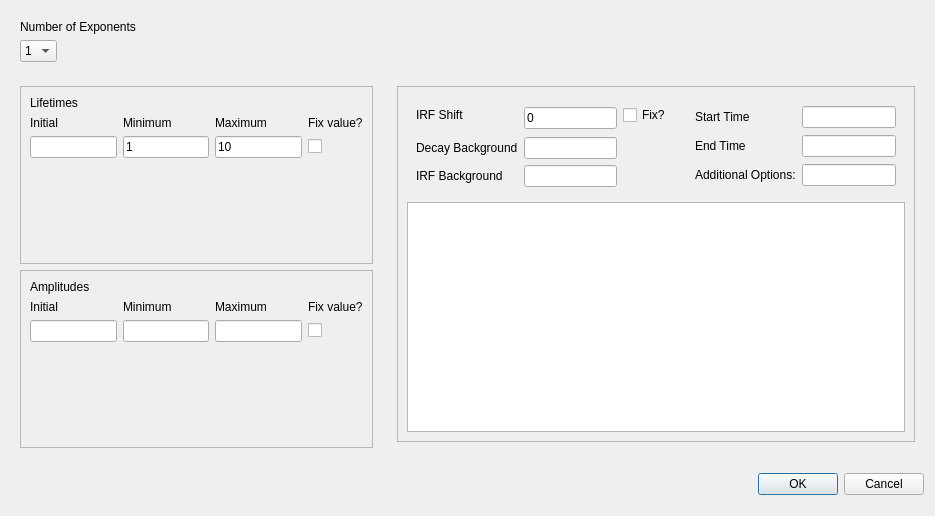
<?xml version="1.0" encoding="UTF-8"?>
<ui version="4.0">
 <class>Dialog</class>
 <widget class="QDialog" name="Dialog">
  <property name="geometry">
   <rect>
    <x>0</x>
    <y>0</y>
    <width>935</width>
    <height>516</height>
   </rect>
  </property>
  <property name="windowTitle">
   <string>Dialog</string>
  </property>
  <layout class="QGridLayout" name="gridLayout_7">
   <item row="3" column="0">
    <spacer name="verticalSpacer_8">
     <property name="orientation">
      <enum>Qt::Vertical</enum>
     </property>
     <property name="sizeHint" stdset="0">
      <size>
       <width>20</width>
       <height>40</height>
      </size>
     </property>
    </spacer>
   </item>
   <item row="0" column="0">
    <widget class="QFrame" name="frame_3">
     <property name="frameShape">
      <enum>QFrame::NoFrame</enum>
     </property>
     <property name="frameShadow">
      <enum>QFrame::Raised</enum>
     </property>
     <property name="lineWidth">
      <number>0</number>
     </property>
     <layout class="QFormLayout" name="formLayout_2">
      <item row="0" column="0">
       <widget class="QLabel" name="label">
        <property name="text">
         <string>Number of Exponents</string>
        </property>
       </widget>
      </item>
      <item row="1" column="0">
       <widget class="QComboBox" name="combNumExp">
        <item>
         <property name="text">
          <string>1</string>
         </property>
        </item>
        <item>
         <property name="text">
          <string>2</string>
         </property>
        </item>
        <item>
         <property name="text">
          <string>3</string>
         </property>
        </item>
       </widget>
      </item>
     </layout>
    </widget>
   </item>
   <item row="3" column="2">
    <widget class="QDialogButtonBox" name="buttonBox">
     <property name="orientation">
      <enum>Qt::Horizontal</enum>
     </property>
     <property name="standardButtons">
      <set>QDialogButtonBox::Cancel|QDialogButtonBox::Ok</set>
     </property>
    </widget>
   </item>
   <item row="1" column="0" rowspan="2">
    <widget class="QFrame" name="frame_4">
     <property name="maximumSize">
      <size>
       <width>400</width>
       <height>16777215</height>
      </size>
     </property>
     <property name="frameShape">
      <enum>QFrame::NoFrame</enum>
     </property>
     <property name="frameShadow">
      <enum>QFrame::Raised</enum>
     </property>
     <layout class="QVBoxLayout" name="verticalLayout_2">
      <item>
       <widget class="QStackedWidget" name="stackedWidget">
        <property name="frameShape">
         <enum>QFrame::StyledPanel</enum>
        </property>
        <property name="lineWidth">
         <number>1</number>
        </property>
        <property name="midLineWidth">
         <number>1</number>
        </property>
        <property name="currentIndex">
         <number>0</number>
        </property>
        <widget class="QWidget" name="page">
         <layout class="QGridLayout" name="gridLayout">
          <item row="1" column="0">
           <widget class="QLabel" name="label_3">
            <property name="text">
             <string>Initial</string>
            </property>
           </widget>
          </item>
          <item row="0" column="0">
           <widget class="QLabel" name="label_2">
            <property name="text">
             <string>Lifetimes</string>
            </property>
           </widget>
          </item>
          <item row="3" column="1">
           <spacer name="verticalSpacer_2">
            <property name="orientation">
             <enum>Qt::Vertical</enum>
            </property>
            <property name="sizeHint" stdset="0">
             <size>
              <width>20</width>
              <height>40</height>
             </size>
            </property>
           </spacer>
          </item>
          <item row="1" column="1">
           <widget class="QLabel" name="label_4">
            <property name="text">
             <string>Minimum</string>
            </property>
           </widget>
          </item>
          <item row="2" column="1">
           <widget class="QLineEdit" name="line1Min">
            <property name="text">
             <string>1</string>
            </property>
           </widget>
          </item>
          <item row="1" column="3">
           <widget class="QLabel" name="label_6">
            <property name="text">
             <string>Fix value?</string>
            </property>
           </widget>
          </item>
          <item row="2" column="0">
           <widget class="QLineEdit" name="line1Init"/>
          </item>
          <item row="2" column="2">
           <widget class="QLineEdit" name="line1Max">
            <property name="text">
             <string>10</string>
            </property>
           </widget>
          </item>
          <item row="1" column="2">
           <widget class="QLabel" name="label_5">
            <property name="text">
             <string>Maximum</string>
            </property>
           </widget>
          </item>
          <item row="2" column="3">
           <widget class="QCheckBox" name="check1Fix">
            <property name="text">
             <string/>
            </property>
           </widget>
          </item>
         </layout>
        </widget>
        <widget class="QWidget" name="page_2">
         <layout class="QGridLayout" name="gridLayout_3">
          <item row="3" column="4">
           <widget class="QLineEdit" name="line2Max2">
            <property name="text">
             <string>10</string>
            </property>
           </widget>
          </item>
          <item row="3" column="5">
           <widget class="QCheckBox" name="check2Fix2">
            <property name="text">
             <string/>
            </property>
           </widget>
          </item>
          <item row="2" column="5">
           <widget class="QCheckBox" name="check2Fix1">
            <property name="text">
             <string/>
            </property>
           </widget>
          </item>
          <item row="2" column="1">
           <widget class="QLineEdit" name="line2Min1">
            <property name="text">
             <string>0</string>
            </property>
           </widget>
          </item>
          <item row="3" column="1">
           <widget class="QLineEdit" name="line2Min2">
            <property name="text">
             <string>0</string>
            </property>
           </widget>
          </item>
          <item row="1" column="5">
           <widget class="QLabel" name="label_10">
            <property name="text">
             <string>Fix value?</string>
            </property>
           </widget>
          </item>
          <item row="1" column="0">
           <widget class="QLabel" name="label_9">
            <property name="text">
             <string>Initial</string>
            </property>
           </widget>
          </item>
          <item row="3" column="0">
           <widget class="QLineEdit" name="line2Init2"/>
          </item>
          <item row="1" column="4">
           <widget class="QLabel" name="label_8">
            <property name="text">
             <string>Maximum</string>
            </property>
           </widget>
          </item>
          <item row="0" column="0">
           <widget class="QLabel" name="label_11">
            <property name="text">
             <string>Lifetimes</string>
            </property>
           </widget>
          </item>
          <item row="2" column="0">
           <widget class="QLineEdit" name="line2Init1"/>
          </item>
          <item row="2" column="4">
           <widget class="QLineEdit" name="line2Max1">
            <property name="text">
             <string>10</string>
            </property>
           </widget>
          </item>
          <item row="1" column="1">
           <widget class="QLabel" name="label_7">
            <property name="text">
             <string>Minimum</string>
            </property>
           </widget>
          </item>
          <item row="4" column="1">
           <spacer name="verticalSpacer_5">
            <property name="orientation">
             <enum>Qt::Vertical</enum>
            </property>
            <property name="sizeHint" stdset="0">
             <size>
              <width>20</width>
              <height>40</height>
             </size>
            </property>
           </spacer>
          </item>
         </layout>
        </widget>
        <widget class="QWidget" name="page_3">
         <layout class="QGridLayout" name="gridLayout_4">
          <item row="3" column="1">
           <widget class="QLineEdit" name="line3Min2"/>
          </item>
          <item row="3" column="3">
           <widget class="QCheckBox" name="check3Fix2">
            <property name="text">
             <string/>
            </property>
           </widget>
          </item>
          <item row="4" column="3">
           <widget class="QCheckBox" name="check3Fix3">
            <property name="text">
             <string/>
            </property>
           </widget>
          </item>
          <item row="1" column="3">
           <widget class="QLabel" name="label_15">
            <property name="text">
             <string>Fix value?</string>
            </property>
           </widget>
          </item>
          <item row="4" column="0">
           <widget class="QLineEdit" name="line3Init3"/>
          </item>
          <item row="4" column="1">
           <widget class="QLineEdit" name="line3Min3"/>
          </item>
          <item row="1" column="2">
           <widget class="QLabel" name="label_13">
            <property name="text">
             <string>Maximum</string>
            </property>
           </widget>
          </item>
          <item row="0" column="0">
           <widget class="QLabel" name="label_16">
            <property name="text">
             <string>Lifetimes</string>
            </property>
           </widget>
          </item>
          <item row="2" column="1">
           <widget class="QLineEdit" name="line3Min1"/>
          </item>
          <item row="2" column="3">
           <widget class="QCheckBox" name="check3Fix1">
            <property name="text">
             <string/>
            </property>
           </widget>
          </item>
          <item row="1" column="1">
           <widget class="QLabel" name="label_12">
            <property name="text">
             <string>Minimum</string>
            </property>
           </widget>
          </item>
          <item row="2" column="2">
           <widget class="QLineEdit" name="line3Max1"/>
          </item>
          <item row="4" column="2">
           <widget class="QLineEdit" name="line3Max3"/>
          </item>
          <item row="1" column="0">
           <widget class="QLabel" name="label_14">
            <property name="text">
             <string>Initial</string>
            </property>
           </widget>
          </item>
          <item row="3" column="2">
           <widget class="QLineEdit" name="line3Max2"/>
          </item>
          <item row="2" column="0">
           <widget class="QLineEdit" name="line3Init1"/>
          </item>
          <item row="3" column="0">
           <widget class="QLineEdit" name="line3Init2"/>
          </item>
          <item row="5" column="2">
           <spacer name="verticalSpacer_6">
            <property name="orientation">
             <enum>Qt::Vertical</enum>
            </property>
            <property name="sizeHint" stdset="0">
             <size>
              <width>20</width>
              <height>40</height>
             </size>
            </property>
           </spacer>
          </item>
         </layout>
        </widget>
       </widget>
      </item>
      <item>
       <widget class="QStackedWidget" name="stackedWidget_2">
        <property name="frameShape">
         <enum>QFrame::StyledPanel</enum>
        </property>
        <property name="currentIndex">
         <number>0</number>
        </property>
        <widget class="QWidget" name="page_4">
         <layout class="QGridLayout" name="gridLayout_2">
          <item row="2" column="1">
           <widget class="QLineEdit" name="line1AmpMin"/>
          </item>
          <item row="2" column="3">
           <widget class="QCheckBox" name="check1AmpFix">
            <property name="text">
             <string/>
            </property>
           </widget>
          </item>
          <item row="1" column="3">
           <widget class="QLabel" name="label_20">
            <property name="text">
             <string>Fix value?</string>
            </property>
           </widget>
          </item>
          <item row="0" column="0">
           <widget class="QLabel" name="label_18">
            <property name="text">
             <string>Amplitudes</string>
            </property>
           </widget>
          </item>
          <item row="2" column="0">
           <widget class="QLineEdit" name="line1AmpInit"/>
          </item>
          <item row="1" column="2">
           <widget class="QLabel" name="label_21">
            <property name="text">
             <string>Maximum</string>
            </property>
           </widget>
          </item>
          <item row="1" column="0">
           <widget class="QLabel" name="label_17">
            <property name="text">
             <string>Initial</string>
            </property>
           </widget>
          </item>
          <item row="2" column="2">
           <widget class="QLineEdit" name="line1AmpMax"/>
          </item>
          <item row="1" column="1">
           <widget class="QLabel" name="label_19">
            <property name="text">
             <string>Minimum</string>
            </property>
           </widget>
          </item>
          <item row="3" column="1">
           <spacer name="verticalSpacer_3">
            <property name="orientation">
             <enum>Qt::Vertical</enum>
            </property>
            <property name="sizeHint" stdset="0">
             <size>
              <width>20</width>
              <height>40</height>
             </size>
            </property>
           </spacer>
          </item>
         </layout>
        </widget>
        <widget class="QWidget" name="page_5">
         <layout class="QGridLayout" name="gridLayout_5">
          <item row="1" column="5">
           <widget class="QLabel" name="label_22">
            <property name="text">
             <string>Fix value?</string>
            </property>
           </widget>
          </item>
          <item row="3" column="0">
           <widget class="QLineEdit" name="line2AmpInit2"/>
          </item>
          <item row="1" column="4">
           <widget class="QLabel" name="label_24">
            <property name="text">
             <string>Maximum</string>
            </property>
           </widget>
          </item>
          <item row="0" column="0">
           <widget class="QLabel" name="label_25">
            <property name="text">
             <string>Amplitudes</string>
            </property>
           </widget>
          </item>
          <item row="3" column="5">
           <widget class="QCheckBox" name="check2AmpFix2">
            <property name="text">
             <string/>
            </property>
           </widget>
          </item>
          <item row="2" column="4">
           <widget class="QLineEdit" name="line2AmpMax1">
            <property name="text">
             <string>100000</string>
            </property>
           </widget>
          </item>
          <item row="2" column="0">
           <widget class="QLineEdit" name="line2AmpInit1"/>
          </item>
          <item row="3" column="4">
           <widget class="QLineEdit" name="line2AmpMax2">
            <property name="text">
             <string>100000</string>
            </property>
           </widget>
          </item>
          <item row="3" column="1">
           <widget class="QLineEdit" name="line2AmpMin2">
            <property name="text">
             <string>0</string>
            </property>
           </widget>
          </item>
          <item row="1" column="1">
           <widget class="QLabel" name="label_26">
            <property name="text">
             <string>Minimum</string>
            </property>
           </widget>
          </item>
          <item row="2" column="5">
           <widget class="QCheckBox" name="check2AmpFix1">
            <property name="text">
             <string/>
            </property>
           </widget>
          </item>
          <item row="2" column="1">
           <widget class="QLineEdit" name="line2AmpMin1">
            <property name="text">
             <string>0</string>
            </property>
           </widget>
          </item>
          <item row="1" column="0">
           <widget class="QLabel" name="label_23">
            <property name="text">
             <string>Initial</string>
            </property>
           </widget>
          </item>
          <item row="4" column="1">
           <spacer name="verticalSpacer_4">
            <property name="orientation">
             <enum>Qt::Vertical</enum>
            </property>
            <property name="sizeHint" stdset="0">
             <size>
              <width>20</width>
              <height>40</height>
             </size>
            </property>
           </spacer>
          </item>
         </layout>
        </widget>
        <widget class="QWidget" name="page_6">
         <layout class="QGridLayout" name="gridLayout_6">
          <item row="3" column="0">
           <widget class="QLineEdit" name="line3AmpInit2"/>
          </item>
          <item row="1" column="0">
           <widget class="QLabel" name="label_28">
            <property name="text">
             <string>Initial</string>
            </property>
           </widget>
          </item>
          <item row="1" column="1">
           <widget class="QLabel" name="label_29">
            <property name="text">
             <string>Minimum</string>
            </property>
           </widget>
          </item>
          <item row="3" column="2">
           <widget class="QLineEdit" name="line3AmpMax2"/>
          </item>
          <item row="4" column="0">
           <widget class="QLineEdit" name="line3AmpInit3"/>
          </item>
          <item row="2" column="2">
           <widget class="QLineEdit" name="line3AmpMax1"/>
          </item>
          <item row="1" column="3">
           <widget class="QLabel" name="label_31">
            <property name="text">
             <string>Fix value?</string>
            </property>
           </widget>
          </item>
          <item row="4" column="2">
           <widget class="QLineEdit" name="line3AmpMax3"/>
          </item>
          <item row="3" column="1">
           <widget class="QLineEdit" name="line3AmpMin2"/>
          </item>
          <item row="4" column="1">
           <widget class="QLineEdit" name="line3AmpMin3"/>
          </item>
          <item row="2" column="3">
           <widget class="QCheckBox" name="check3AmpFix1">
            <property name="text">
             <string/>
            </property>
           </widget>
          </item>
          <item row="3" column="3">
           <widget class="QCheckBox" name="check3AmpFix2">
            <property name="text">
             <string/>
            </property>
           </widget>
          </item>
          <item row="2" column="0">
           <widget class="QLineEdit" name="line3AmpInit1"/>
          </item>
          <item row="4" column="3">
           <widget class="QCheckBox" name="check3AmpFix3">
            <property name="text">
             <string/>
            </property>
           </widget>
          </item>
          <item row="0" column="0">
           <widget class="QLabel" name="label_27">
            <property name="text">
             <string>Amplitudes</string>
            </property>
           </widget>
          </item>
          <item row="1" column="2">
           <widget class="QLabel" name="label_30">
            <property name="text">
             <string>Maximum</string>
            </property>
           </widget>
          </item>
          <item row="2" column="1">
           <widget class="QLineEdit" name="line3AmpMin1"/>
          </item>
          <item row="5" column="1">
           <spacer name="verticalSpacer_7">
            <property name="orientation">
             <enum>Qt::Vertical</enum>
            </property>
            <property name="sizeHint" stdset="0">
             <size>
              <width>20</width>
              <height>40</height>
             </size>
            </property>
           </spacer>
          </item>
         </layout>
        </widget>
       </widget>
      </item>
     </layout>
    </widget>
   </item>
   <item row="1" column="2">
    <widget class="QFrame" name="frame_5">
     <property name="frameShape">
      <enum>QFrame::NoFrame</enum>
     </property>
     <property name="frameShadow">
      <enum>QFrame::Raised</enum>
     </property>
     <layout class="QGridLayout" name="gridLayout_9">
      <item row="2" column="0" colspan="2">
       <widget class="QFrame" name="right_frame">
        <property name="frameShape">
         <enum>QFrame::StyledPanel</enum>
        </property>
        <property name="frameShadow">
         <enum>QFrame::Raised</enum>
        </property>
        <layout class="QGridLayout" name="gridLayout_10">
         <item row="1" column="0">
          <widget class="QFrame" name="frame">
           <property name="frameShape">
            <enum>QFrame::NoFrame</enum>
           </property>
           <property name="frameShadow">
            <enum>QFrame::Raised</enum>
           </property>
           <property name="lineWidth">
            <number>0</number>
           </property>
           <layout class="QGridLayout" name="gridLayout_8">
            <item row="2" column="0">
             <widget class="QLabel" name="label_33">
              <property name="text">
               <string>Decay Background</string>
              </property>
             </widget>
            </item>
            <item row="0" column="0">
             <widget class="QLabel" name="label_32">
              <property name="text">
               <string>IRF Shift</string>
              </property>
             </widget>
            </item>
            <item row="3" column="0">
             <widget class="QLabel" name="label_34">
              <property name="text">
               <string>IRF Background</string>
              </property>
             </widget>
            </item>
            <item row="3" column="1" colspan="2">
             <widget class="QLineEdit" name="lineIRFBG"/>
            </item>
            <item row="0" column="3">
             <widget class="QCheckBox" name="checkFixIRF">
              <property name="text">
               <string>Fix?</string>
              </property>
             </widget>
            </item>
            <item row="0" column="1" rowspan="2" colspan="2">
             <widget class="QLineEdit" name="lineShift">
              <property name="text">
               <string>0</string>
              </property>
             </widget>
            </item>
            <item row="2" column="1" colspan="2">
             <widget class="QLineEdit" name="lineDecayBG"/>
            </item>
           </layout>
          </widget>
         </item>
         <item row="1" column="1">
          <widget class="QFrame" name="frame_7">
           <property name="frameShape">
            <enum>QFrame::NoFrame</enum>
           </property>
           <property name="frameShadow">
            <enum>QFrame::Raised</enum>
           </property>
           <property name="lineWidth">
            <number>0</number>
           </property>
           <layout class="QGridLayout" name="gridLayout_11">
            <item row="0" column="0">
             <widget class="QLabel" name="label_35">
              <property name="text">
               <string>Start Time</string>
              </property>
             </widget>
            </item>
            <item row="0" column="1">
             <widget class="QLineEdit" name="lineStartTime"/>
            </item>
            <item row="1" column="0">
             <widget class="QLabel" name="label_36">
              <property name="text">
               <string>End Time</string>
              </property>
             </widget>
            </item>
            <item row="1" column="1">
             <widget class="QLineEdit" name="lineEndTime"/>
            </item>
            <item row="2" column="0">
             <widget class="QLabel" name="label_37">
              <property name="text">
               <string>Additional Options:</string>
              </property>
             </widget>
            </item>
            <item row="2" column="1">
             <widget class="QLineEdit" name="lineAddOpt"/>
            </item>
           </layout>
          </widget>
         </item>
         <item row="2" column="0" colspan="2">
          <widget class="PlotWidget" name="pgFitParam"/>
         </item>
        </layout>
       </widget>
      </item>
     </layout>
    </widget>
   </item>
  </layout>
 </widget>
 <customwidgets>
  <customwidget>
   <class>PlotWidget</class>
   <extends>QGraphicsView</extends>
   <header>pyqtgraph.h</header>
  </customwidget>
 </customwidgets>
 <resources/>
 <connections>
  <connection>
   <sender>buttonBox</sender>
   <signal>accepted()</signal>
   <receiver>Dialog</receiver>
   <slot>accept()</slot>
   <hints>
    <hint type="sourcelabel">
     <x>325</x>
     <y>44</y>
    </hint>
    <hint type="destinationlabel">
     <x>157</x>
     <y>274</y>
    </hint>
   </hints>
  </connection>
  <connection>
   <sender>buttonBox</sender>
   <signal>rejected()</signal>
   <receiver>Dialog</receiver>
   <slot>reject()</slot>
   <hints>
    <hint type="sourcelabel">
     <x>325</x>
     <y>50</y>
    </hint>
    <hint type="destinationlabel">
     <x>286</x>
     <y>274</y>
    </hint>
   </hints>
  </connection>
  <connection>
   <sender>combNumExp</sender>
   <signal>activated(int)</signal>
   <receiver>stackedWidget</receiver>
   <slot>setCurrentIndex(int)</slot>
   <hints>
    <hint type="sourcelabel">
     <x>36</x>
     <y>46</y>
    </hint>
    <hint type="destinationlabel">
     <x>496</x>
     <y>78</y>
    </hint>
   </hints>
  </connection>
  <connection>
   <sender>combNumExp</sender>
   <signal>activated(int)</signal>
   <receiver>stackedWidget_2</receiver>
   <slot>setCurrentIndex(int)</slot>
   <hints>
    <hint type="sourcelabel">
     <x>38</x>
     <y>35</y>
    </hint>
    <hint type="destinationlabel">
     <x>499</x>
     <y>264</y>
    </hint>
   </hints>
  </connection>
 </connections>
</ui>
